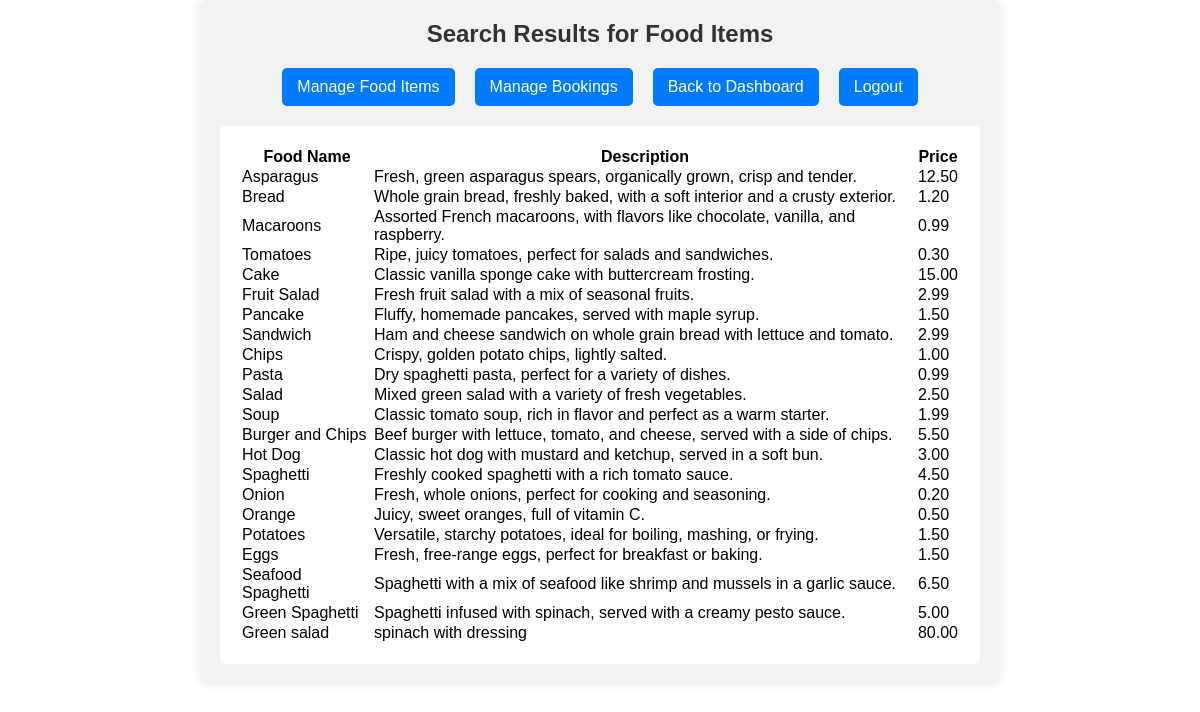
Screenshot of /board/search_food.php (signed in) with the database file from the repository.
### tables this page shows
CREATE TABLE `foods` (
  `food_id` int(11) NOT NULL,
  `ret_name` varchar(50) DEFAULT NULL,
  `food_name` varchar(50) DEFAULT NULL,
  `img` varchar(222) DEFAULT NULL,
  `description` text DEFAULT NULL,
  `price` decimal(10,2) DEFAULT NULL,
  `expiry_date` date DEFAULT NULL
);

### board/search_food.php (the view, shortened to what this page needs)
<?php
require_once '../database/connect.php';
$search = mysqli_real_escape_string($conn, $_GET['search_value']);
$sql = "SELECT * FROM foods WHERE food_name LIKE '%$search%' OR description LIKE '%$search%'";
$result = $conn->query($sql);
?>
<!DOCTYPE html>
<html>
<head>
    <link rel="stylesheet" type="text/css" href="../css/style.css">
</head>
<body>
<div class='dashboard'>
    <h1 class='dashboard-title'>Search Results for Food Items</h1>
    <div class='dashboard-links'>
        <a href='food_item_management.php' class='dashboard-link'>Manage Food Items</a>
        <a href='booking_management.php' class='dashboard-link'>Manage Bookings</a>
        <a href='dashboard.php' class='dashboard-link'>Back to Dashboard</a>
        <a href='retailer_auth.php?action=logout' class='dashboard-link'>Logout</a>
    </div>
    <div class='content'>
        <table>
            <tr><th>Food Name</th><th>Description</th><th>Price</th></tr>
            <?php while ($row = $result->fetch_assoc()): ?>
                <tr>
                    <td><?php echo $row['food_name']; ?></td>
                    <td><?php echo $row['description']; ?></td>
                    <td><?php echo $row['price']; ?></td>
                </tr>
            <?php endwhile; ?>
        </table>
    </div>
</div>
</body>
</html>

### css/style.css (style rules this page uses)
* { box-sizing: border-box; margin:0; padding:0; }
body { list-style: none; list-style-type: none; text-decoration: none; font-family: sans-serif; }
.dashboard { max-width: 800px; margin: 0 auto; padding: 20px; background-color: #f2f2f2; border-radius: 8px; box-shadow: 0 0 10px rgba(0, 0, 0, 0.1); }
.dashboard-title { font-size: 24px; color: #333; text-align: center; margin-bottom: 20px; }
.dashboard-links { display: flex; justify-content: center; margin-bottom: 20px; }
.dashboard-link { margin: 0 10px; padding: 10px 15px; background-color: #007bff; color: white; border-radius: 5px; text-decoration: none; }
.content { background-color: #fff; padding: 20px; border-radius: 5px; margin-top: 20px; }

### rows the page displays
foods: food_name "Asparagus", description "Fresh, green asparagus spears, organically grown, crisp and tender.", price "12.50"
foods: food_name "Bread", description "Whole grain bread, freshly baked, with a soft interior and a crusty exterior.", price "1.20"
foods: food_name "Macaroons", description "Assorted French macaroons, with flavors like chocolate, vanilla, and raspberry.", price "0.99"
foods: food_name "Tomatoes", description "Ripe, juicy tomatoes, perfect for salads and sandwiches.", price "0.30"
foods: food_name "Cake", description "Classic vanilla sponge cake with buttercream frosting.", price "15.00"
foods: food_name "Fruit Salad", description "Fresh fruit salad with a mix of seasonal fruits.", price "2.99"
foods: food_name "Pancake", description "Fluffy, homemade pancakes, served with maple syrup.", price "1.50"
foods: food_name "Sandwich", description "Ham and cheese sandwich on whole grain bread with lettuce and tomato.", price "2.99"
foods: food_name "Chips", description "Crispy, golden potato chips, lightly salted.", price "1.00"
foods: food_name "Pasta", description "Dry spaghetti pasta, perfect for a variety of dishes.", price "0.99"
foods: food_name "Salad", description "Mixed green salad with a variety of fresh vegetables.", price "2.50"
foods: food_name "Soup", description "Classic tomato soup, rich in flavor and perfect as a warm starter.", price "1.99"
foods: food_name "Burger and Chips", description "Beef burger with lettuce, tomato, and cheese, served with a side of chips.", price "5.50"
foods: food_name "Hot Dog", description "Classic hot dog with mustard and ketchup, served in a soft bun.", price "3.00"
foods: food_name "Spaghetti", description "Freshly cooked spaghetti with a rich tomato sauce.", price "4.50"
foods: food_name "Onion", description "Fresh, whole onions, perfect for cooking and seasoning.", price "0.20"
foods: food_name "Orange", description "Juicy, sweet oranges, full of vitamin C.", price "0.50"
foods: food_name "Potatoes", description "Versatile, starchy potatoes, ideal for boiling, mashing, or frying.", price "1.50"
foods: food_name "Eggs", description "Fresh, free-range eggs, perfect for breakfast or baking.", price "1.50"
foods: food_name "Seafood Spaghetti", description "Spaghetti with a mix of seafood like shrimp and mussels in a garlic sauce.", price "6.50"
foods: food_name "Green Spaghetti", description "Spaghetti infused with spinach, served with a creamy pesto sauce.", price "5.00"
foods: food_name "Green salad", description "spinach with dressing", price "80.00"
